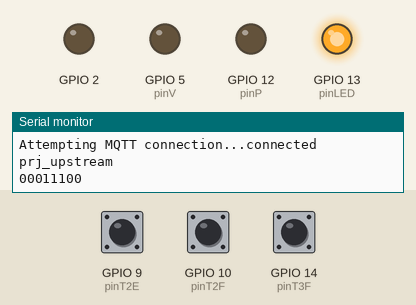
The sketch below on a simulated ESP8266 (NodeMCU). On the bench: output pins drawn as LEDs (lit = HIGH, except the on-board LED, lit = LOW), the last lines printed to the serial monitor. The test bench sets the inputs (shaded band); at power-on: GPIO 10 (pinT2F) HIGH, GPIO 14 (pinT3F) HIGH, GPIO 9 (pinT2E) HIGH. WiFi joins after 1.5 s; servers stay silent unless stated; no MQTT or app messages arrive unless stated.

Above: at 4.2 s.
4.3 s: GPIO 10 (pinT2F) pulled LOW for 1 s
At 4.46 s:
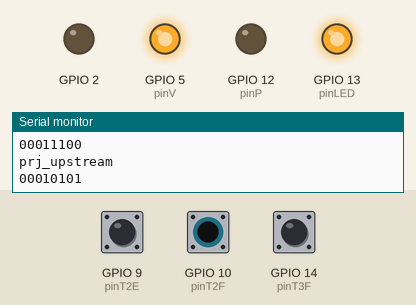
6.8 s: GPIO 14 (pinT3F) pulled LOW for 1 s
At 7.3 s:
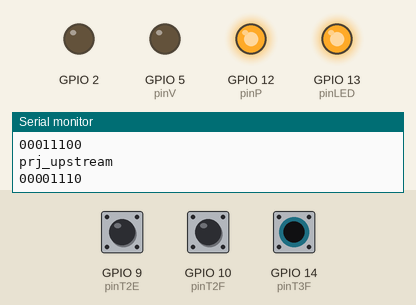
9.3 s: GPIO 9 (pinT2E) pulled LOW for 3.2 s
At 11.8 s:
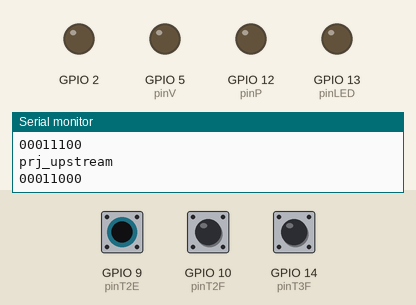
17.0 s: GPIO 10 (pinT2F) pulled LOW for 3.2 s
At 17.51 s:
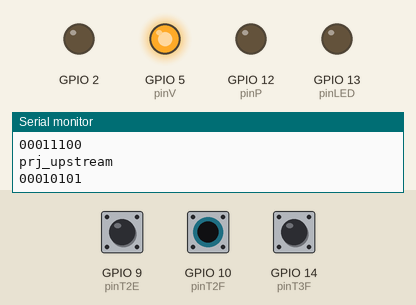
Timing chart, 0 to 21.7 s (numbered marks = the images above; inputs shaded):
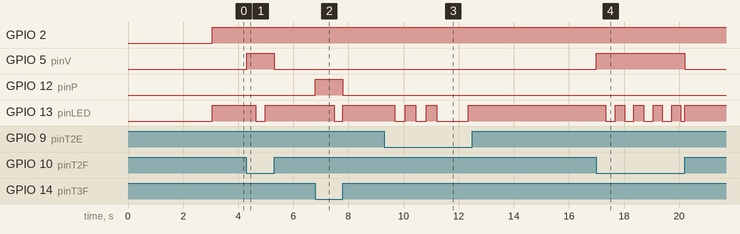

The sketch:

ESP8266nodeMCU_WaterTanks_Lauterio.ino
```cpp
// UNCOMMENT TO ENABLE FUNCTIONS
// #define SIMUL
#define MQTT
// #define PROCESSING

#include <Arduino.h>

#ifdef MQTT
// MQTT defines
#include <ESP8266WiFi.h>
#include <PubSubClient.h>

const char *ssid = "Lautz";                      // use your network's ssid
const char *password = "password";             // use your network's password
const char *mqtt_server = "node02.myqtthub.com"; // use mqtt server address
const char *mqtt_user = "esp";
const char *mqtt_pwd = "password";
const uint16_t mqtt_server_port = 1883;         // and port
const char *mqtt_channel_sub = "prj_dwnstream"; // and channel to sub to
const char *mqtt_channel_pub = "prj_upstream";  // and channel to pub to

WiFiClient espClient;
PubSubClient client(espClient);

uint8_t prev_connection_state = 0;
// N.A. | N.A. | N.A. | N.A. | N.A. | N.A. | MQTT | WIFI
uint8_t connection_state = 0;
uint32_t time_conn_led = 0;

// REVIEW
// #endif
#define MSGDELAY 3000 // 3s message delay
uint32_t last_message_mqtt = 0;
// #ifdef MQTT

// net related functions
void keep_alive_mqtt();
void connect_wifi();
void reconnect_mqtt_broker();
void callback(char *topic, byte *payload, unsigned int length);
#endif

// Time constants define
#define PUMPTIME 300000  // 5m pump max time of continuous operation
#define VALVETIME 30000  // 30s valve continuous time of operation with T2E = 1
#define VALVEOFF 3600000 // 1h valve cooldown in case T2E remains 0

// IN defines
#define pinT3F 14 // GPIO14 <-> D5  (safe)
#define pinT2F 10 // GPIO10 <-> SD3 (note:1 at boot)
#define pinT2E 9  // GPIO9  <-> SD2 (note:1 at boot)
// OUT defines
#define pinV 5    // GPIO12 <-> D6  (safe)
#define pinP 12   // GPIO5  <-> D1  (safe)
#define pinLED 13 // GPIO13 <-> D7  (safe)
// NOTE BUILTIN_LED is GPIO2

uint16_t cs; // countdown seconds
uint32_t last_cs_ts;

// state variable for each signal (both IN and OUT)
uint8_t sT3F, sT2F, sT2E = 0;
uint8_t last_sent_state = 0;

// boolean states
bool sLED_BIN = 0, sLED = 0;
bool pump_is_on = 0;
bool valve_is_on = 0;

// time variables
uint32_t time_pump_on;
uint32_t time_pump_off;

uint32_t time_valve_on;
uint32_t time_valve_off;

unsigned long last_time;

uint8_t prev_machine_state = 0;
uint8_t machine_state = 0;
// N.A.| N.A. | N.A. | T3F | T2F | T2E | P | V

#ifdef PROCESSING
uint8_t devState = 0;
uint8_t ds;
String binaryData = "";
#endif

// function prototypes
void read_inputs();
void check_behaviour();
void update_state();
void compute_led();
void apply_outputs();

// helper/utility functions
// void turn_off_pump_INT();
void update_counter(uint32_t &counter);
void pump_logic();
void valve_logic();

// led functions
uint32_t time_led = 0;
const unsigned long period_led = 1000;
int8_t dc_todo = -1;
void LED_Toggle(int LED, bool &led_state);
// void LED_Blink(int LED, bool &led_state, uint32_t &ltl, double period_multiplier, int dc_fractions);

void setup()
{
  // put your setup code here, to run once:
  pinMode(pinT3F, INPUT_PULLUP);
  pinMode(pinT2F, INPUT_PULLUP);
  pinMode(pinT2E, INPUT_PULLUP);
  // attachInterrupt(digitalPinToInterrupt(pinT2E), turn_off_pump_INT, FALLING);

  pinMode(pinV, OUTPUT);
  pinMode(pinP, OUTPUT);
  pinMode(pinLED, OUTPUT);
  pinMode(BUILTIN_LED, OUTPUT);

  Serial.begin(115200);
  delay(500);

#ifdef MQTT
  connect_wifi();
  delay(500);

  client.setServer(mqtt_server, mqtt_server_port);
  client.setCallback(callback);
  delay(500);
#endif

  Serial.println("");
  Serial.println("Starting...");
  last_cs_ts = millis();
  sLED_BIN = false;

  last_time = millis();
}

void loop()
{
  // put your main code here, to run repeatedly:
#ifdef MQTT
  keep_alive_mqtt();
#endif
  // reading inputs
  read_inputs();

  // do some stuff
  check_behaviour();

  update_state();

  // applying outputs to pins or to simulator
  compute_led();
  apply_outputs();

  last_time = millis();

  if (prev_machine_state != machine_state)
    prev_machine_state = machine_state;

#ifdef MQTT
  if (prev_connection_state != connection_state)
    prev_connection_state = connection_state;
#endif
}

void read_inputs()
{

#ifdef SIMUL

  uint8_t rc, rn;
  if (Serial.available() > 0)
  {
    rc = Serial.read();
    if (rc >= '0' & rc <= '9')
    {
      rn = rc - '0';
      sT3F = (rn & 0x04) >> 2;
      sT2F = (rn & 0x02) >> 1;
      sT2E = (rn & 0x01);
    }
  }

#elif defined(PROCESSING)

  if (Serial.available() > 0)
  {
    ds = (Serial.readStringUntil('\n').toInt());
  }

  binaryData = String(ds, BIN);

  // update inputs
  sT2E = (binaryData[0] == '1');
  sT2F = (binaryData[1] == '1');
  sT3F = (binaryData[2] == '1');

#else

  sT2E = digitalRead(pinT2E);
  sT2F = digitalRead(pinT2F);
  sT3F = digitalRead(pinT3F);

#endif
}

void check_behaviour()
{
  // timing for seconds...
  // if ((millis() - last_cs_ts) >= 1000)
  // {
  //   last_cs_ts = millis();
  //   if (cs > 0)
  //     cs -= 1;
  //   sLED_BIN = !sLED_BIN;
  // }

  pump_logic();

  valve_logic();

  // just copying INs to OUTs
  // sLED = sT3F;
  // sV = sT2F;
  // sP = sT2E;
}

// LED SYSTEM
void update_state()
{
  // N.A. | N.A. | N.A. | T3F | T2F | T2E | P | V
  machine_state = (sT3F << 4) | (sT2F << 3) | (sT2E << 2) | (pump_is_on << 1) | (valve_is_on << 0);

#ifdef MQTT
  // N.A. | N.A. | N.A. | N.A. | N.A. | N.A. | MQTT | WIFI
  connection_state = (client.connected() << 1) | ((WiFi.status() == WL_CONNECTED) << 0);
#endif
}

void compute_led()
{
  if (!pump_is_on && valve_is_on)
  {
    // 000x xx01 LED1 BLINK ---___---___-- ... machine_state 2
    // if (prev_machine_state != machine_state)
    // {
    //   Serial.println("machine state 2");
    // }
    // LED_Blink(pinLED, sLED, time_led, 0.3, 1);
    LED_Blink(pinLED, sLED, time_led, 0.3, 1);
  }
  if (pump_is_on)
  {
    if (!sT2E)
    {
      // 000x x01x LED1 BLINK -_-__-_-__-_-_ ... machine_state 3
      // if (prev_machine_state != machine_state)
      // {
      //   Serial.println("machine state 3");
      // }
      // LED_Blink(pinLED, sLED, time_led, 1, 2);
      LED_Blink(pinLED, sLED, time_led, 1, 2);
    }
    else
    {
      if (valve_is_on)
      {
        // 000x x111  LED1 BLINK -_-_-_-_-_-_-_ ...machine_state 4
        // if (prev_machine_state != machine_state)
        // {
        //   Serial.println("machine state 4");
        // }
        // LED_Blink(pinLED, sLED, time_led, 1, 1);
        LED_Blink(pinLED, sLED, time_led, 1, 1);
      }
      else
      {
        // 000x x110  LED1 BLINK --__--__--__-- ...machine_state 5
        // if (prev_machine_state != machine_state)
        // {
        //   Serial.println("machine state 5");
        // }
        // LED_Blink(pinLED, sLED, time_led, 0.6, 1);
        LED_Blink(pinLED, sLED, time_led, 0.6, 1);
      }
    }
  }
  if (!sT2E && sT2F)
  {
    // 000x 10xx LED1 BLINK -_-_-__-_-_-__ ... machine_state 6
    // if (prev_machine_state != machine_state)
    // {
    //   Serial.println("machine state 6");
    // }
    // LED_Blink(pinLED, sLED, time_led, 1, 3);
    LED_Blink(pinLED, sLED, time_led, 1, 3);
  }
  else if (!pump_is_on && !valve_is_on)
  {
    // 000x xx00 LED1 ON    -------------- ... machine_state 1
    // if (prev_machine_state != machine_state)
    // {
    //   Serial.println("machine state 1");
    // }
    // LED_Toggle(pinLED, sLED);
    if (!sLED)
    {
      LED_Toggle(pinLED, sLED);
    }
  }

#ifdef MQTT
  if ((WiFi.status() == WL_CONNECTED))
  {
    if (client.connected())
    {
      // xxxx xx11 LED2 ON    -------------- ... wifi_state
      if (!sLED_BIN)
      {
        LED_Toggle(BUILTIN_LED, sLED_BIN);
      }
    }
    else
    {
      // xxxx xx10 LED2 BLINK --__--__--__-- ... wifi_state
      LED_Blink(BUILTIN_LED, sLED_BIN, time_conn_led, 0.6, 1);
    }
  }
  else
  {
    if (client.connected())
    {
      // xxxx xx01 LED2 BLINK -_-__-_-__-_-_ ... wifi_state
      LED_Blink(BUILTIN_LED, sLED_BIN, time_conn_led, 1, 2);
    }
    else
    {
      // xxxx xx00 LED2 BLINK -_-_-_-_-_-_-_ ... wifi_state
      LED_Blink(BUILTIN_LED, sLED_BIN, time_conn_led, 1, 1);
    }
  }
#endif
}

void apply_outputs()
{
#ifdef SIMUL
  // send also INPUT states, for verification on "terminal side"
  uint8_t sn = (sLED << 5) | (sT3F << 2) | (sT2F << 1) | (sT2E);
  if (last_sent_state != sn)
  {
    Serial.println(sn);
    last_sent_state = sn;
  }

#elif defined(MQTT)
  // send string to mqtt server
  // N.A. | N.A. | N.A. | T3F | T2F | T2E | P | V
  // if (last_message_mqtt >= MSGDELAY || (prev_machine_state != machine_state))
  if ((prev_machine_state != machine_state))
  {
    // last_message_mqtt = 0;
    char *payload = uint8_to_binary(machine_state);

    client.publish(mqtt_channel_pub, (char *)payload);

    // also send string throught serial
    Serial.println(mqtt_channel_pub);
    Serial.println(payload);
  }
  // update_counter(last_message_mqtt);

#elif defined(PROCESSING)

  devState = (pump_is_on << 4) | (valve_is_on << 3);
  Serial.println(devState);
  delay(2000);

#else
  // digitalWrite(pinLED, sLED);
  if ((prev_machine_state != machine_state))
  {
    Serial.println(machine_state, BIN);
  }

#endif
  digitalWrite(pinV, valve_is_on);
  digitalWrite(pinP, pump_is_on);
  // this line is commented before and put here, in order to have
  // at least the status LED
  // digitalWrite(pinLED, sLED);
  // digitalWrite(BUILTIN_LED, sLED_BIN);
}

//////////////////////////////////
// FSM BEHAVIOUR
//////////////////////////////////
// void turn_off_pump_INT()
// {
//   // turn off pump here if interupt is needed
//   update_counter(time_pump_on);
//   pump_is_on = 0;
//   digitalWrite(pinP, pump_is_on);
// }

void update_counter(uint32_t &counter)
{
  counter += (millis() - last_time);
}

void pump_logic()
{
  // logic for pump
  if (pump_is_on == 1)
  {
    // passing of time check
    update_counter(time_pump_on);

    if (time_pump_on >= PUMPTIME || sT2E == 0 || sT3F == 1)
    {
      pump_is_on = 0;
    }
  }
  else
  {
    // passing of time check
    if (time_pump_off < time_pump_on)
    {
      update_counter(time_pump_off);
    }

    if (time_pump_off >= time_pump_on && sT3F == 0 && sT2E == 1)
    {
      pump_is_on = 1;
      time_pump_off = 0;
      time_pump_on = 0;
    }
  }
}

void valve_logic()
{
  // logic for valve
  if (valve_is_on == 1)
  {
    // passing of time check
    if (time_valve_on < VALVETIME)
    {
      update_counter(time_valve_on);
    }
    if (time_valve_on >= VALVETIME && sT2E == 0)
    {
      time_valve_on = VALVEOFF;
      valve_is_on = 0;
    }
    if (sT2F == 1)
    {
      time_valve_on = 0;
      valve_is_on = 0;
    }
  }
  else
  {
    // passing of time check
    if (time_valve_on >= VALVEOFF)
    {
      if (time_valve_off < time_valve_on)
      {
        update_counter(time_valve_off);
      }
    }
    if (time_valve_off >= time_valve_on && sT2F == 0)
    {
      valve_is_on = 1;
      time_valve_off = 0;
      time_valve_on = 0;
    }
  }
}

// LED SYSTEM
void LED_Toggle(int LED, bool &led_state)
{
  led_state = !led_state;
  digitalWrite(LED, led_state);
}

// period_multiplier and dc_fractions must normally be 1
void LED_Blink(int LED, bool &led_state, uint32_t &ltl, double period_multiplier, int dc_fractions)
{
  update_counter(ltl);
  if (prev_machine_state != machine_state)
  {
    if (led_state == 0)
    {
      LED_Toggle(LED, led_state);
    }
    dc_todo = dc_fractions;
    ltl = 0;
  }

  if (led_state == 0 && dc_todo <= 0)
  {
    if (ltl >= period_led * period_multiplier)
    {
      LED_Toggle(LED, led_state);
      dc_todo = dc_fractions;
      ltl = 0;
    }
  }
  else
  {
    if (ltl >= ((period_led * period_multiplier) / dc_fractions) && dc_todo > 0)
    {
      LED_Toggle(LED, led_state);
      ltl = 0;
      if (led_state == 0)
      {
        dc_todo -= 1;
      }
    }
  }
}

#ifdef MQTT
//////////////////////////////////
// WIFI
//////////////////////////////////
void connect_wifi()
{
  if (WiFi.status() != WL_CONNECTED)
  {
    delay(10);
    // We start by connecting to a WiFi network
    Serial.println();
    Serial.print("Connecting to ");
    Serial.println(ssid);

    WiFi.mode(WIFI_STA);
    WiFi.begin(ssid, password);

    while (WiFi.status() != WL_CONNECTED)
    {
      delay(500);
      Serial.print(".");
    }

    randomSeed(micros());

    Serial.println("");
    Serial.println("WiFi connected");
    Serial.println("IP address: ");
    Serial.println(WiFi.localIP());
  }
}

void reconnect_mqtt_broker()
{
  // Loop until we're reconnected
  while (!client.connected())
  {
    connect_wifi();

    Serial.print("Attempting MQTT connection...");
    // Create a random client ID
    String clientId = "ESP8266Client-";
    // clientId += String(random(0xffff), HEX);                     // COMMENT TO USE ONLINE BROKER
    // Attempt to connect
    // if (client.connect(clientId.c_str()) {                       // COMMENT TO USE ONLINE BROKER
    if (client.connect(clientId.c_str(), mqtt_user, mqtt_pwd))
    { // UNCOMMENT TO USE ONLINE BROKER
      Serial.println("connected");
      // Once connected, publish an announcement...
      // client.publish("TEST", "hello world");
      // ... or resubscribe
      client.subscribe(mqtt_channel_sub);
    }
    else
    {
      Serial.print("failed, rc=");
      Serial.print(client.state());
      Serial.println(" try again in 5 seconds");
      // Wait 5 seconds before retrying
      delay(5000);
    }
  }
}

void callback(char *topic, byte *payload, unsigned int length)
{
  Serial.print("Message arrived [");
  Serial.print(topic);
  Serial.print("] ");
  char *text;
  for (int i = 0; i < length; i++)
  {
    Serial.print((char)payload[i]);
    text += (char)payload[i];
  }
  Serial.println();
  client.publish(mqtt_channel_pub, text);
}

void keep_alive_mqtt()
{
  if (!client.connected())
  {
    reconnect_mqtt_broker();
  }
  client.loop();
}
#endif

char *uint8_to_binary(uint8_t value)
{
  char *binary_str = new char[9]; // Allocate space for 8 bits + '\0'
  binary_str[8] = '\0';           // Set the terminating null character

  for (int i = 7; i >= 0; i--)
  {
    binary_str[i] = (value & 0x01) ? '1' : '0'; // Extract the i-th bit
    value >>= 1;                                // Shift the value right by one bit
  }

  return binary_str;
}
```

Measured:
- after the input at 4.3 s, GPIO 5 (pinV): LOW → HIGH at once, → LOW 1.0 s later; GPIO 13 (pinLED): HIGH → LOW after 0.34 s, → HIGH 0.34 s later
- after the input at 6.8 s, GPIO 12 (pinP): LOW → HIGH at once, → LOW 1.0 s later; GPIO 13 (pinLED): HIGH → LOW after 0.68 s, → HIGH 0.32 s later
- after the input at 9.3 s, GPIO 13 (pinLED): goes LOW 0.38 s, HIGH 0.38 s, LOW 0.38 s, HIGH 0.38 s, LOW 1.1 s, then HIGH, starting after 0.38 s
- after the input at 17.0 s, GPIO 5 (pinV): LOW → HIGH at once, → LOW 3.2 s later; GPIO 13 (pinLED): goes 4 × (LOW 0.34 s, HIGH 0.33 s), LOW 0.14 s, then HIGH, starting after 0.35 s
